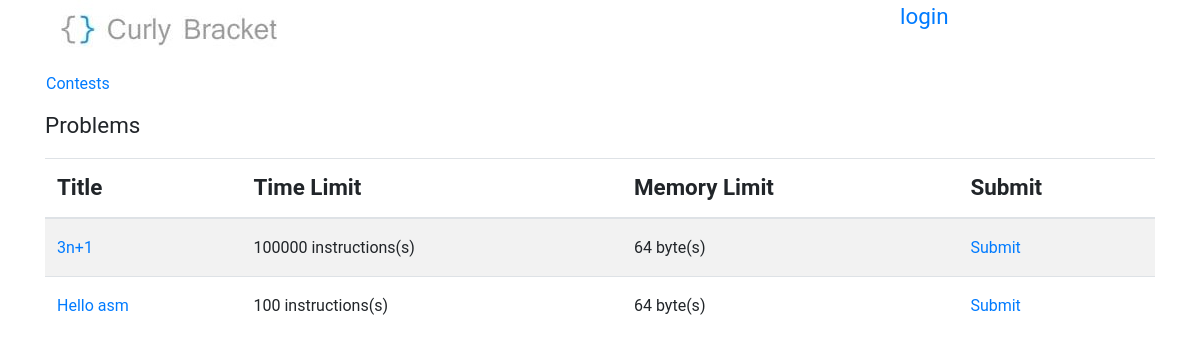
The app's page /problems/, older data.
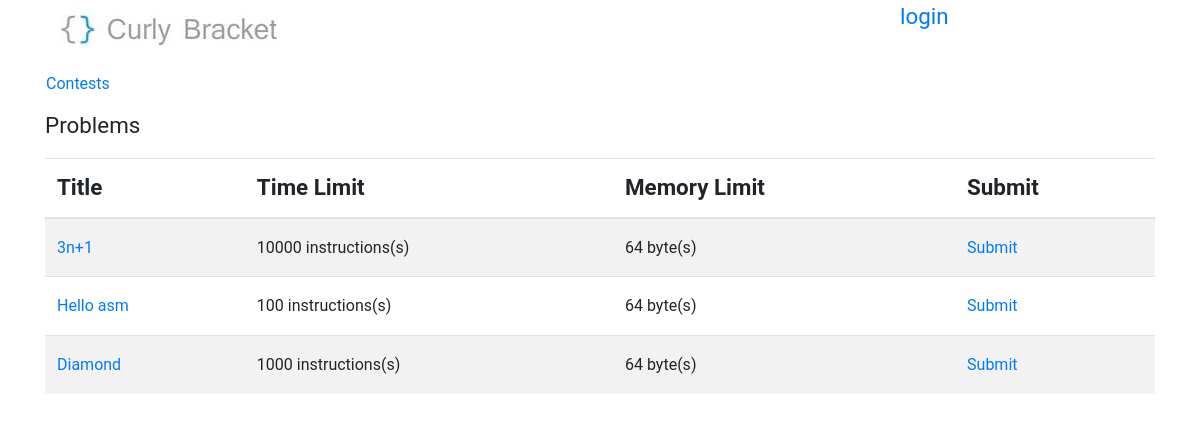
The same page, newer data.
### BracketsOJ/models.py (models this page shows, shortened)
class problem(models.Model):
    title = models.CharField(max_length=50)
    time_limit = models.IntegerField(default=100)
    memory_limit = models.IntegerField(default=64)
    statement = models.CharField(max_length=500)
    input_section = models.CharField(max_length=500)
    output_section = models.CharField(max_length=500)
    samples = models.IntegerField(default=1)
    notes = models.CharField(max_length=200, blank=True, null=True)
    added = models.DateField(auto_now_add=True, blank=True)
    contest = models.ForeignKey(contest, on_delete=models.SET_NULL, null=True, blank=True)
    checker = models.CharField(max_length=50, default='ecmp')

### BracketsOJ/views.py (the view)
# urls.py: re_path(r'problems/?', views.problemsView, name='problems'),
def problemsView(request):
    problems = problem.objects.filter(Q(contest=None) | Q(contest__start_date__lte=datetime.now()))
    try:
        return render(request, 'problems.html', {'problems': problems})
    except:
        raise SuspiciousOperation()

### templates/problems.html (shortened to what this page needs)
{% extends "base.html" %}
{% block content %}
        <div>
            <nav class="row nav problem-text">
                <a class="nav-link" href="/contests">Contests</a>
            </nav>
        </div>
        <div>
            <p>Problems</p>
            <div class="table-responsive">
                <table class="table table-striped">
                    <thead>
                        <tr>
                            <th colspan="2">
                                Title
                            </th>
                            <th>
                                Time Limit
                            </th>
                            <th>
                                Memory Limit
                            </th>
                            <th>
                                Submit
                            </th>
                        </tr>
                    </thead>
                    <tbody class="problem-text">
                    {% for problem in problems %}
                        <tr>
                            <td colspan="2">
                                <a href="problem/{{ problem.id }}">{{ problem.title }}</a>
                            </td>
                            <td>
                                {{ problem.time_limit }} instructions(s)
                            </td>
                            <td>
                                {{ problem.memory_limit }} byte(s)
                            </td>
                            <td>
                                <a href="problem/{{ problem.id }}/submit">Submit</a>
                            </td>
                        </tr>
                    {% endfor %}
                    </tbody>
                </table>
            </div>
        </div>
{% endblock content %}

Row changes from the older to the newer data that the page shows:
changed problem (number 1 of 3 on the later page): time_limit "100000" → "10000"
added problem: title "Diamond", time_limit "1000", memory_limit "64"
